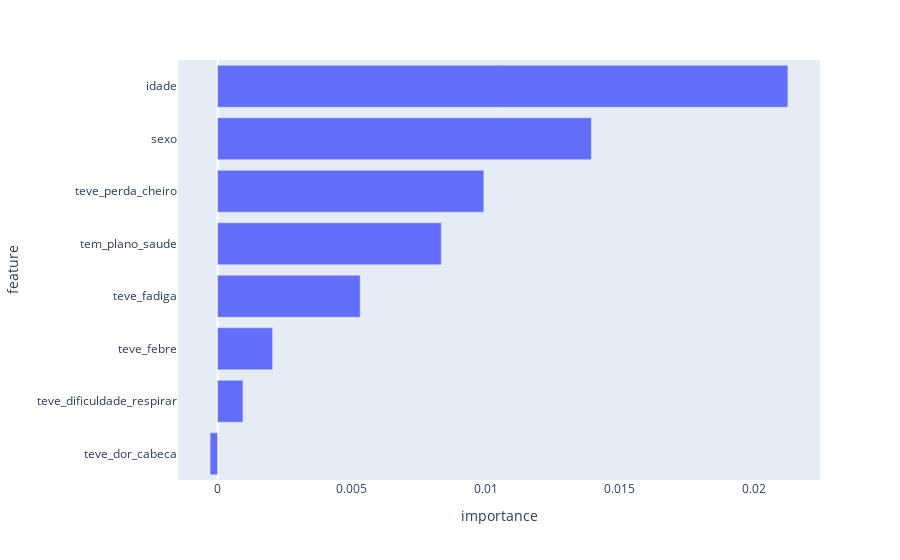

Write notebook code for a chart like this one.
### Markdown cell above
---

### Code cell
from sklearn.metrics import (  r2_score
                             , precision_score
                             , f1_score
                             , classification_report
                             , roc_auc_score
                             , precision_recall_curve
                             , average_precision_score
                             , RocCurveDisplay
                             )
from sklearn.inspection import permutation_importance
from sklearn.preprocessing import OneHotEncoder
from imblearn.pipeline import Pipeline
from imblearn.under_sampling import RandomUnderSampler
from sklearn.model_selection import train_test_split
from sklearn.ensemble import RandomForestClassifier
import plotly.express as px
import pandas as pd

table_name = "fiap-tech-challenge-3.trusted_pnad.tb_f_covid_2020"
query = """
    select 
          resultado_covid
        , idade
        , sexo
        , tem_plano_saude
        , teve_febre
        , teve_dificuldade_respirar
        , teve_dor_cabeca
        , teve_fadiga
        , teve_perda_cheiro
    from
        df_spark
    where
        resultado_covid in ('Sim','Não')
    """
df = spark.read\
    .format("bigquery")\
    .option("table", table_name)\
    .load()\
    .createOrReplaceTempView('df_spark')

df = spark\
    .sql(query)\
    .toPandas()

_features = list(set(df.columns) - set(['resultado_covid']))

transform_pipeline = Pipeline(
    steps = [
        ('under', RandomUnderSampler(sampling_strategy='majority')),
        ('one-hot', OneHotEncoder(handle_unknown='infrequent_if_exist'))
    ]
)

pipeline = Pipeline(
    steps = [
        ('under', RandomUnderSampler(sampling_strategy='majority')),
        ('one-hot', OneHotEncoder(handle_unknown='infrequent_if_exist')),
        ('model',RandomForestClassifier(random_state=42))
    ]
)

X = df[_features]
y = df[['resultado_covid']]

X_train, X_test, y_train, y_test = train_test_split(X, y, stratify=y, random_state=42)
pipeline.fit(X_train, y_train)

model = pipeline['model']
y_pred = pipeline.predict(X_test)

_y_test = [int(x.replace('Não','0').replace('Sim','1')) for x in y_test['resultado_covid'].to_list()]
_y_pred = [int(x.replace('Não','0').replace('Sim','1')) for x in y_pred]

print(f"""
r2_score = {r2_score(_y_test, _y_pred)}
precision_score = {precision_score(_y_test, _y_pred)}
f1_score = {f1_score(_y_test, _y_pred)}
roc_auc_score = {roc_auc_score(_y_test, _y_pred)}
average_precision_score = {average_precision_score(_y_test, _y_pred)}

classification_report = {classification_report(_y_test, _y_pred)}
""")

RocCurveDisplay.from_estimator(pipeline, X, y)

result = permutation_importance(
    pipeline, X_test, y_test, n_repeats=10, random_state=42, n_jobs=2
)
forest_importances = pd.DataFrame([result.importances_mean, X.columns], index=['importance','feature']).T


fig = px.bar(
    forest_importances.sort_values('importance'),
    x='importance', y='feature', orientation='h'
)
fig.update_layout(
    yaxis=dict(
        showgrid=False,
        showline=False,
        showticklabels=True
    ),
    xaxis=dict(
        showgrid=False,
        showline=False,
        showticklabels=True
    )
)
fig.show()

### Figure 1 — Plotly figure (JSON) as saved in the notebook; plotly's stock layout.template omitted (floating-point values rounded to 4 significant figures)
{"data": [{"alignmentgroup": "True", "hovertemplate": "importance=%{x}<br>feature=%{y}<extra></extra>", "legendgroup": "", "marker": {"color": "#636efa", "pattern": {"shape": ""}}, "name": "", "offsetgroup": "", "orientation": "h", "showlegend": false, "textposition": "auto", "type": "bar", "x": [-0.00028, 0.0009468, 0.002054, 0.005321, 0.008348, 0.009935, 0.01395, 0.02128], "xaxis": "x", "y": ["teve_dor_cabeca", "teve_dificuldade_respirar", "teve_febre", "teve_fadiga", "tem_plano_saude", "teve_perda_cheiro", "sexo", "idade"], "yaxis": "y"}], "layout": {"barmode": "relative", "legend": {"tracegroupgap": 0}, "margin": {"t": 60}, "xaxis": {"anchor": "y", "domain": [0, 1], "showgrid": false, "showline": false, "showticklabels": true, "title": {"text": "importance"}}, "yaxis": {"anchor": "x", "domain": [0, 1], "showgrid": false, "showline": false, "showticklabels": true, "title": {"text": "feature"}}}}
